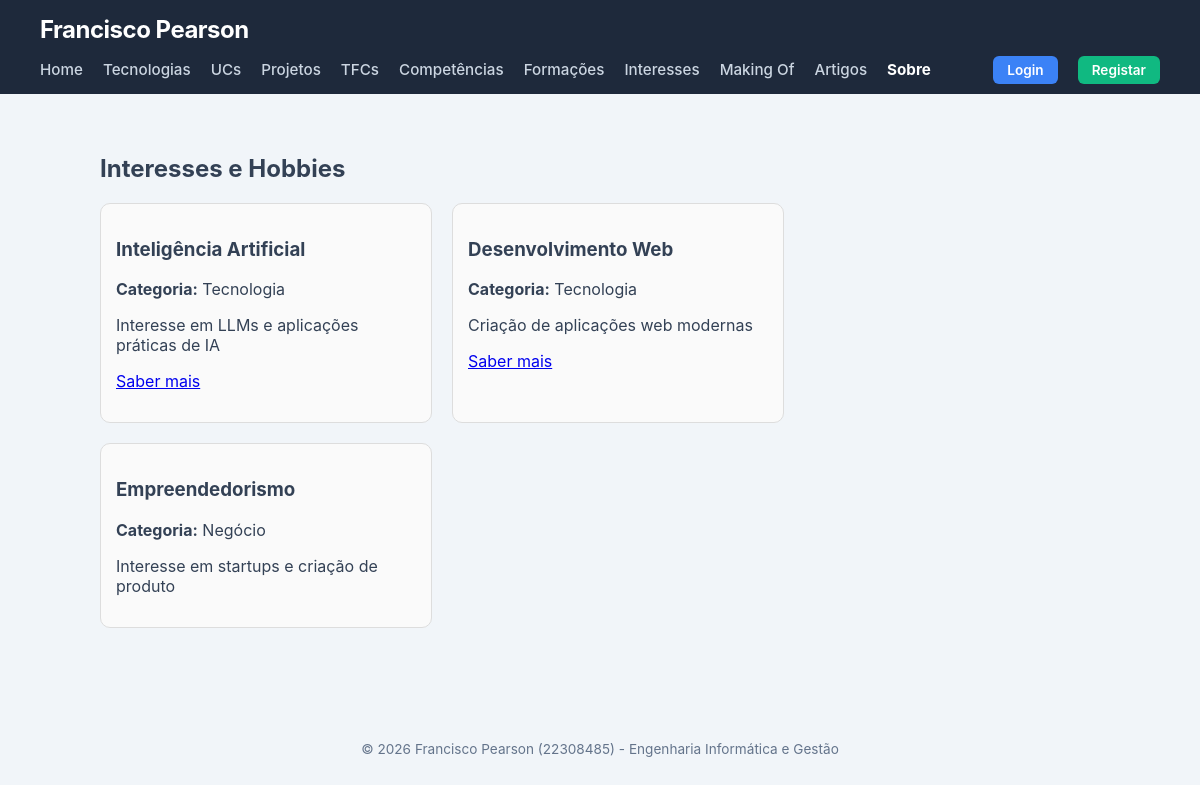
Page /portfolio/interesses/ on the committed database.
### portfolio/models.py (models this page shows, shortened)
class Interesse(models.Model):
    CATEGORIA_CHOICES = [
        ('TEC', 'Tecnologia'),
        ('NEG', 'Negócio'),
        ('CIE', 'Ciência'),
        ('CUL', 'Cultura'),
        ('DES', 'Desporto'),
        ('OUT', 'Outro'),
    ]
    nome = models.CharField(max_length=100)
    descricao = models.TextField(blank=True)
    categoria = models.CharField(max_length=3, choices=CATEGORIA_CHOICES, default='TEC')
    url = models.URLField(blank=True)

### portfolio/views.py (the view)
# urls.py: path('interesses/', views.interesses_view, name='interesses'),
def interesses_view(request):
    interesses = Interesse.objects.all()
    return render(request, 'portfolio/interesses.html', {'interesses': interesses})

### portfolio/templates/portfolio/interesses.html
{% extends 'portfolio/base.html' %}
{% block content %}
<section>
    <h2>Interesses e Hobbies</h2>
    <div style="display: flex; flex-wrap: wrap; gap: 20px;">
        {% for interesse in interesses %}
            <article style="border: 1px solid #ddd; padding: 15px; border-radius: 10px; width: 300px; background-color: #fafafa;">
                <h3>{{ interesse.nome }}</h3>
                <p><strong>Categoria:</strong> {{ interesse.get_categoria_display }}</p>
                <p>{{ interesse.descricao }}</p>
                {% if interesse.url %}
                    <p><a href="{{ interesse.url }}" target="_blank">Saber mais</a></p>
                {% endif %}
            </article>
        {% empty %}
            <p>Nenhum interesse registado.</p>
        {% endfor %}
    </div>
</section>
{% endblock %}

### portfolio/templates/portfolio/base.html (style rules this page uses)
body { margin: 0; font-family: -apple-system, BlinkMacSystemFont, "Segoe UI", Roboto, Helvetica, Arial, sans-serif; background-color: #f1f5f9; color: #334155; }

### rows in the picture
Interesse: nome "Inteligência Artificial", categoria "Tecnologia", descricao "Interesse em LLMs e aplicações práticas de IA"
Interesse: nome "Desenvolvimento Web", categoria "Tecnologia", descricao "Criação de aplicações web modernas"
Interesse: nome "Empreendedorismo", categoria "Negócio", descricao "Interesse em startups e criação de produto"
